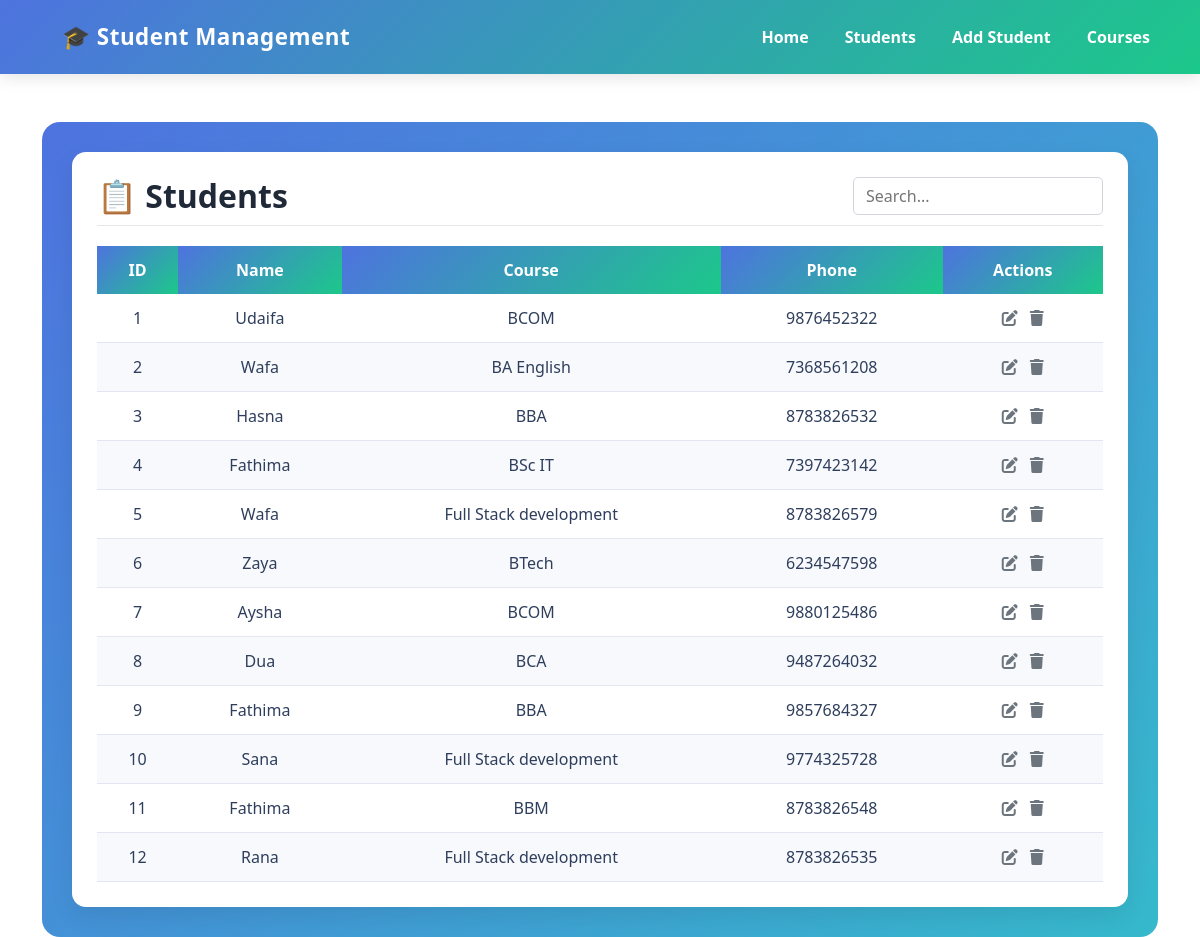
/students/, run on an earlier commit of the app's database.
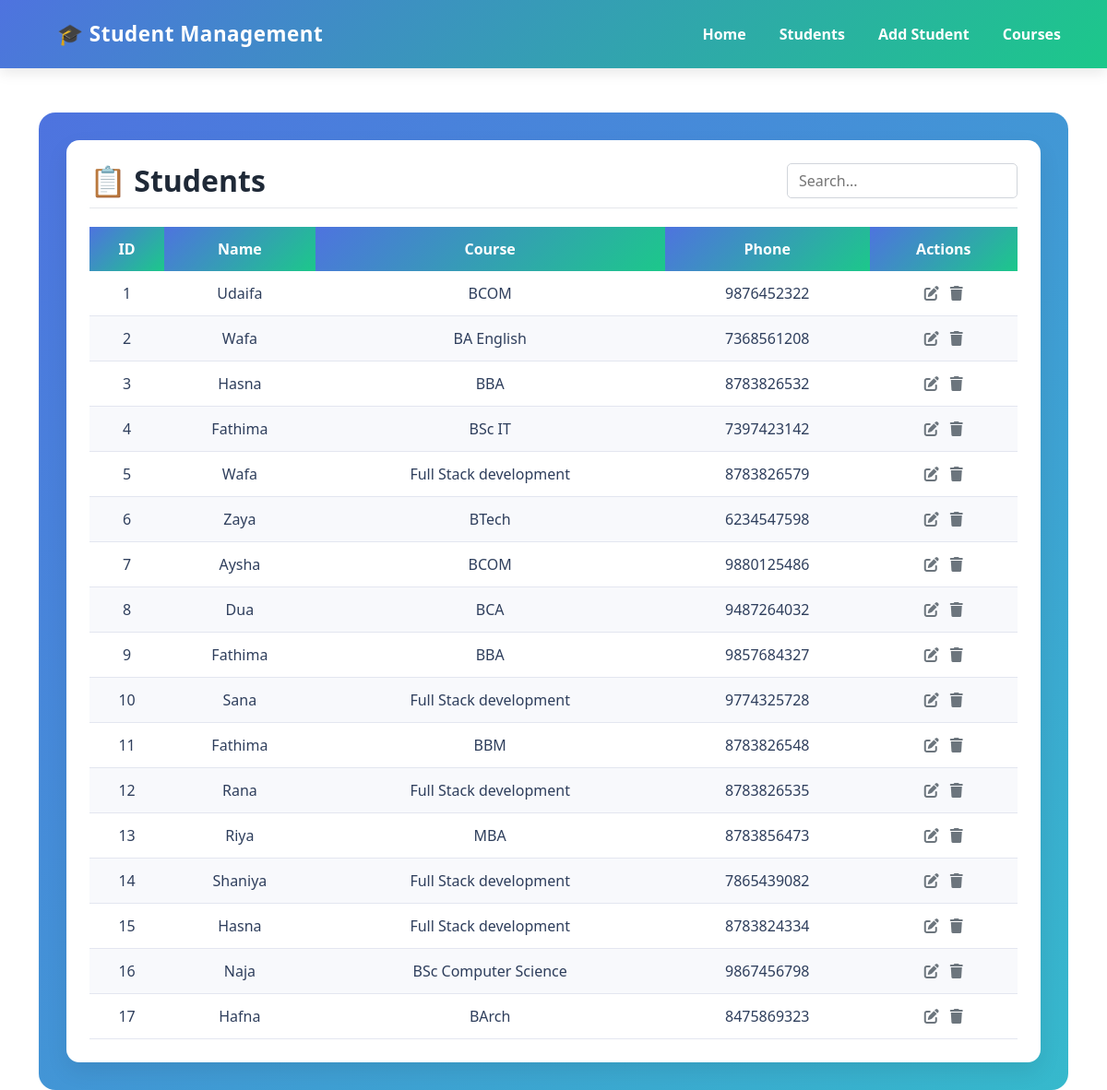
And on a later commit of the database.
### students/models.py (models this page shows, shortened)
class Student(models.Model):
    name = models.CharField(max_length=100)
    course = models.CharField(max_length=100)
    email = models.EmailField()
    phone = models.CharField(max_length=15)
    created_at = models.DateTimeField(auto_now_add=True)  # optional

### students/views.py (the view)
# urls.py: path('students/', views.student_list, name='student_list'),
def student_list(request):
    students = Student.objects.all()
    return render(request, 'students/student_list.html', {
        'students': students
    })

### students/templates/students/student_list.html (shortened to what this page needs)
{% extends 'students/base.html' %}
{% block content %}
<div class="container mt-5">
    <div class="page-wrapper">
        <div class="page-card">
            <div class="page-header">
                <h2>📋 Students</h2>
                <input type="text" id="studentSearchInput" class="search-input" placeholder="Search...">
            </div>
            {% if students %}
            <div class="table-responsive">
                <table id="studentsTable">
                    <thead>
                        <tr>
                            <th>ID</th>
                            <th>Name</th>
                            <th>Course</th>
                            <th>Phone</th>
                            <th>Actions</th>
                        </tr>
                    </thead>
                    <tbody>
                        {% for student in students %}
                        <tr>
                            <td>{{ forloop.counter }}</td>
                            <td>{{ student.name }}</td>
                            <td>{{ student.course }}</td>
                            <td>{{ student.phone }}</td>
                            <td>
                                <div class="action-icons">
                                    <a href="{% url 'student_edit' student.id %}" class="edit" title="Edit">
                                        <i class="fa-solid fa-pen-to-square"></i>
                                    </a>
                                    <a href="{% url 'student_delete' student.id %}" class="delete" title="Delete" onclick="return confirm('Are you sure?')">
                                        <i class="fa-solid fa-trash"></i>
                                    </a>
                                </div>
                            </td>
                        </tr>
                        {% endfor %}
                    </tbody>
                </table>
            </div>
            {% else %}
                <p class="text-center text-muted mb-0">No students available</p>
            {% endif %}
        </div>
    </div>
</div>
{% endblock %}

### students/templates/students/base.html (shortened to what this page needs)
<!DOCTYPE html>
<html lang="en">
<head>
    <link href="https://cdn.jsdelivr.net/npm/bootstrap@5.3.0/dist/css/bootstrap.min.css" rel="stylesheet">
    <link href="https://cdn.jsdelivr.net/npm/bootstrap-icons@1.11.1/font/bootstrap-icons.css" rel="stylesheet">
    <link rel="stylesheet" href="https://cdnjs.cloudflare.com/ajax/libs/font-awesome/6.5.1/css/all.min.css">
</head>
<body>
<nav class="navbar navbar-expand-lg navbar-dark custom-navbar">
    <div class="container">
        <a class="navbar-brand" href="{% url 'home' %}">
            🎓 Student Management
        </a>
        <div class="collapse navbar-collapse justify-content-end" id="navbarNav">
            <ul class="navbar-nav">
                <li class="nav-item">
                    <a class="nav-link" href="{% url 'home' %}">Home</a>
                </li>
                <li class="nav-item">
                    <a class="nav-link" href="{% url 'student_list' %}">Students</a>
                </li>
                <li class="nav-item">
                    <a class="nav-link" href="{% url 'student_create' %}">Add Student</a>
                </li>
                <li class="nav-item">
                    <a class="nav-link"  href="{% url 'course_list' %}">Courses</a>
                </li>
            </ul>
        </div>
    </div>
</nav>
{% block content %}
{% endblock %}
</body>
</html>

### students/templates/students/base.html (style rules this page uses)
.custom-navbar { background: linear-gradient(135deg, #4e73df, #1cc88a); padding: 12px 0; }
.navbar-brand { font-weight: 700; font-size: 1.4rem; letter-spacing: 0.5px; }
.nav-link { color: #ffffff !important; font-weight: 500; margin-left: 15px; transition: 0.3s; }
.navbar { width: 100%; padding: 15px 30px; background: linear-gradient(135deg, #4e73df, #1cc88a); display: flex; justify-content: space-between; align-items: center; box-shadow: 0 4px 15px rgba(0,0,0,0.1); color: #fff; position: sticky; top: 0; z-index: 1000; }
.navbar a { color: #fff; text-decoration: none; margin-left: 20px; font-weight: 600; transition: 0.3s ease; }

### students/templates/students/student_list.html (style rules this page uses)
.page-wrapper { background: linear-gradient(135deg, #4e73df, #36b9cc); border-radius: 18px; padding: 30px; }
.page-card { background: #ffffff; border-radius: 14px; padding: 25px; box-shadow: 0 10px 25px rgba(0, 0, 0, 0.08); }
.page-header { display: flex; justify-content: space-between; align-items: center; margin-bottom: 20px; border-bottom: 1px solid #e5e7eb; padding-bottom: 10px; }
.page-header h2 { font-weight: 700; color: #1f2937; margin: 0; }
.search-input { width: 250px; padding: 6px 12px; border-radius: 5px; border: 1px solid #d1d5db; }
table { width: 100%; border-collapse: collapse; font-family: 'Segoe UI', Tahoma, Geneva, Verdana, sans-serif; color: #2e3e5c; }
thead th { background: linear-gradient(135deg, #4e73df, #1cc88a); color: #fff; font-weight: 600; text-align: center; padding: 12px; }
tbody td { padding: 12px; text-align: center; border-bottom: 1px solid #e3e6f0; }
tbody tr:nth-child(even) { background-color: #f8f9fc; }
.action-icons { display: flex; justify-content: center; gap: 12px; font-size: 16px; }
.action-icons a { color: #6c757d; transition: 0.2s ease; }

What changed in the data, as far as the page shows it:
added Student: name "Riya", course "MBA", phone "8783856473"
added Student: name "Shaniya", course "Full Stack development", phone "7865439082"
added Student: name "Hasna", course "Full Stack development", phone "8783824334"
added Student: name "Naja", course "BSc Computer Science", phone "9867456798"
added Student: name "Hafna", course "BArch", phone "8475869323"
